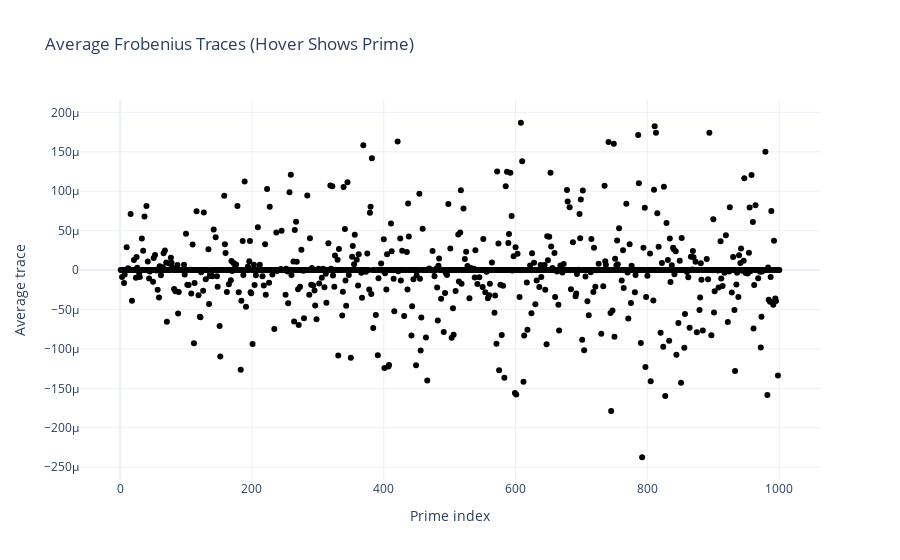

Source (notebook cell):
### Code cell
# === Generate first 1000 primes for tooltips ===
primes = list(primerange(0, 7920))[:num_primes]  # 7920 > 1000th prime

# === STEP 4: Plot ===
fig = go.Figure()
colors = ['teal', 'red', 'green', 'blue', 'orange', 'purple', 'brown', 'black']

#for residue in range(8):
#    group = df[df['mod8'] == residue]
#    if group.empty:
#        continue

sqrt_p = np.sqrt(primes)
noramalized = df[trace_cols].values / (2 * sqrt_p)
naverages = noramalized.mean(axis=0)

averages = df[trace_cols].mean().values
indices = np.arange(1, num_primes + 1)

fig.add_trace(go.Scatter(
   x=indices,
   y=naverages,
   mode='markers',
   name=f'n ≡ {residue} mod 8',
   marker=dict(size=6, color=colors[residue]),
   hovertemplate=(
            'Index: %{x}<br>'
            'Prime: %{customdata[0]}<br>'
            'Average aₚ: %{y:.3f}<extra></extra>'
   ),
   customdata=np.array([[p] for p in primes])
))

# === STEP 5: Layout ===
fig.update_layout(
    title='Average Frobenius Traces (Hover Shows Prime)',
    xaxis_title='Prime index',
    yaxis_title='Average trace',
    template='plotly_white',
    hovermode='closest',
    legend_title='Residue mod 8'
)

fig.show()
fig.write_html("frobenius_plot_normal.html")

### Figure 1 — Plotly figure (JSON) as saved in the notebook; plotly's stock layout.template omitted (floating-point values rounded to 4 significant figures; data arrays with more than 128 entries replaced by an {"elided": "..."} marker saying what was removed)
{"data": [{"customdata": {"elided": "1000x1 int values"}, "hovertemplate": "Index: %{x}<br>Prime: %{customdata[0]}<br>Average aₚ: %{y:.3f}<extra></extra>", "marker": {"color": "black", "size": 6}, "mode": "markers", "name": "n ≡ 7 mod 8", "type": "scatter", "x": {"elided": "1000 int values"}, "y": {"elided": "1000 float values"}}], "layout": {"hovermode": "closest", "legend": {"title": {"text": "Residue mod 8"}}, "title": {"text": "Average Frobenius Traces (Hover Shows Prime)"}, "xaxis": {"title": {"text": "Prime index"}}, "yaxis": {"title": {"text": "Average trace"}}}}
